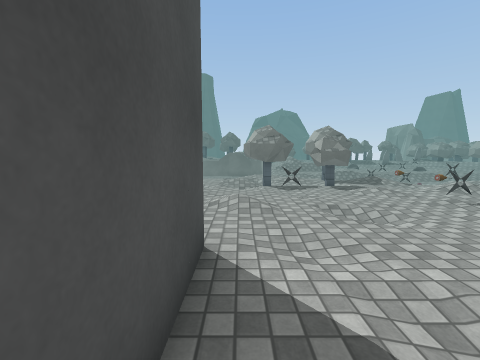
[1] (above)

24 first-person views from a walk through a 3-D level made in the Unity game engine. The camera is 1.2 m above the floor, tilts 6° down and sees 90° across. Doors are open. The floor is counted in squares, 1 m on a side. Each view is taken from the middle of a square. On the plan, view 1 faces up. The plan holds only what a view shows up to about 12 squares ahead; the rest is blank. The place goes on beyond the plan. The player character is not drawn. Some surface patterns are stand-ins.

[2]
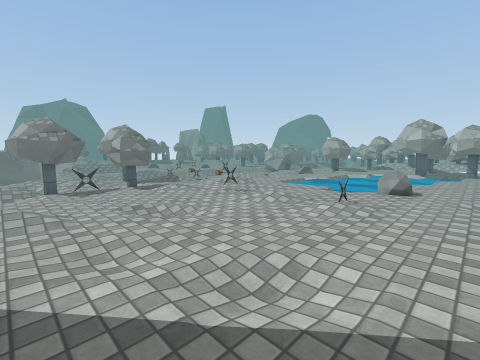

[3]
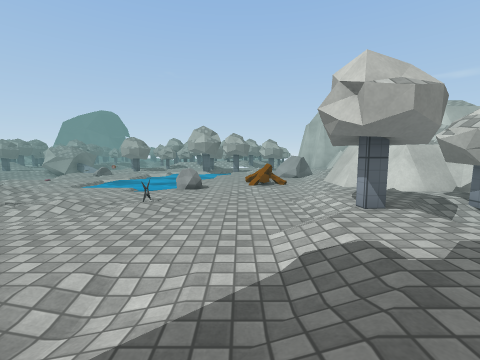

[4]
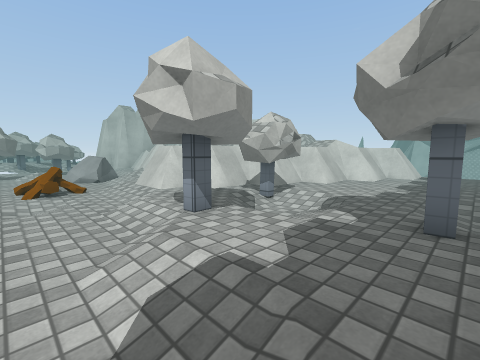

[5]
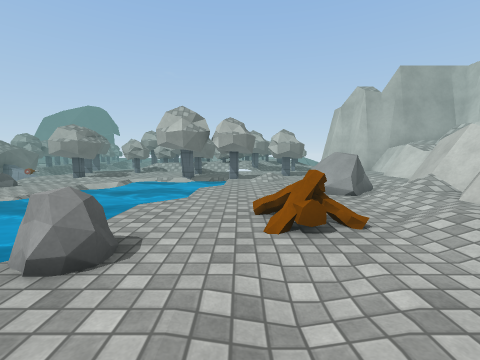

[6]
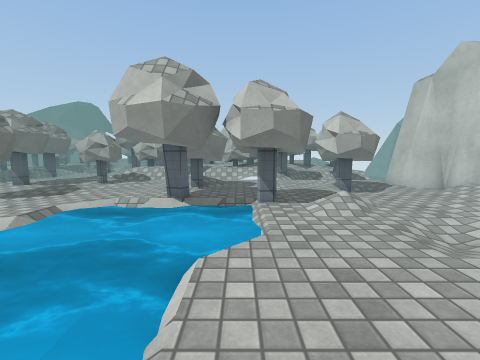

[7]
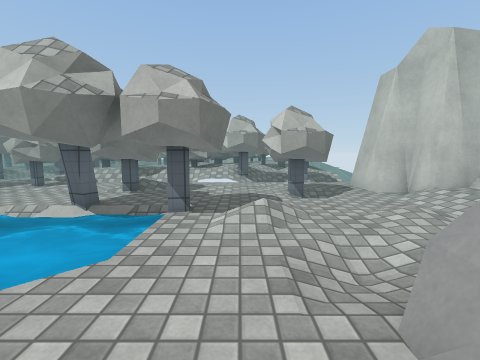

[8]
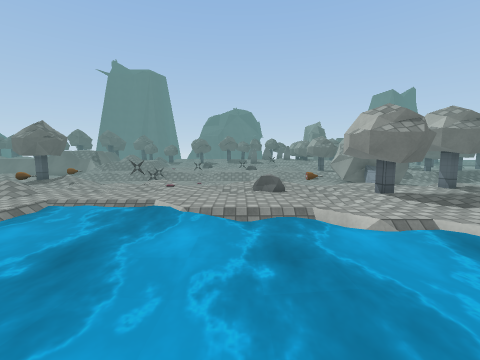

[9]
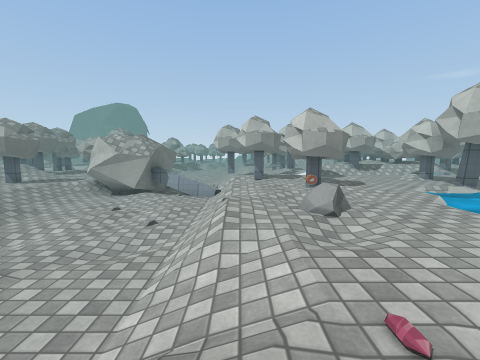

[10]
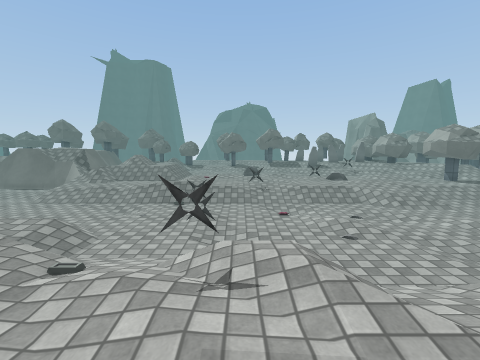

[11]
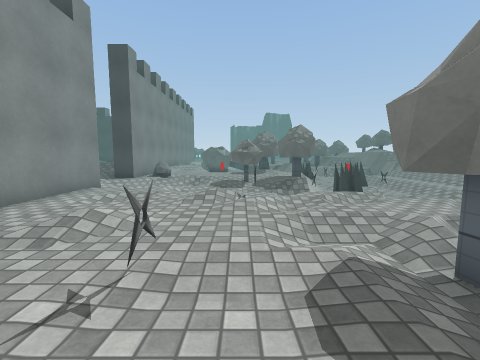

[12]
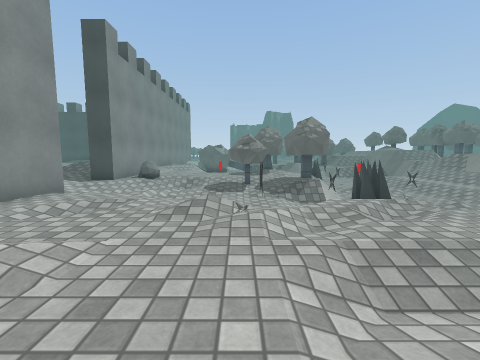

[13]
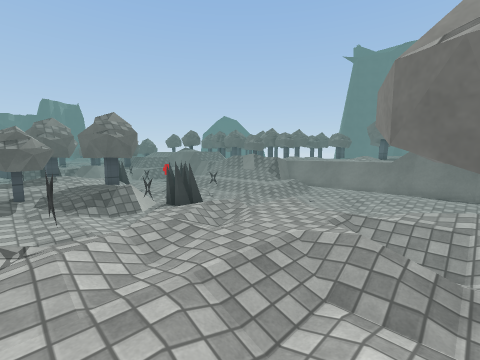

[14]
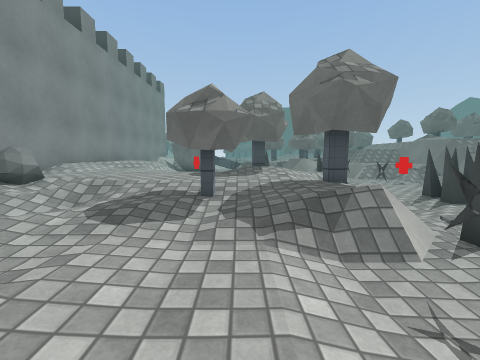

[15]
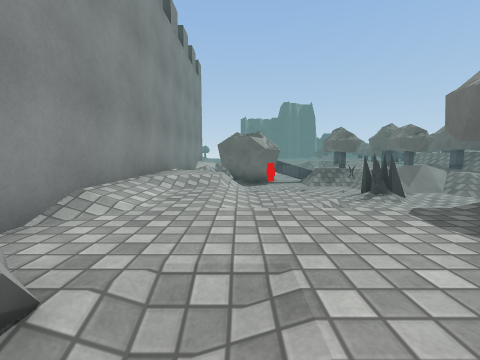

[16]
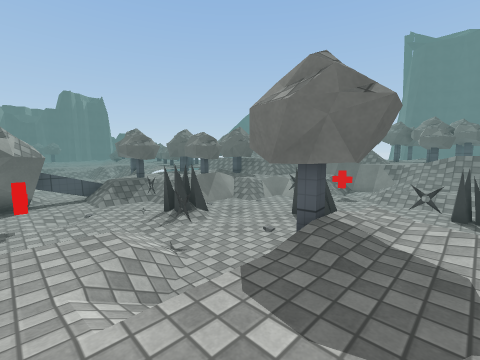

[17]
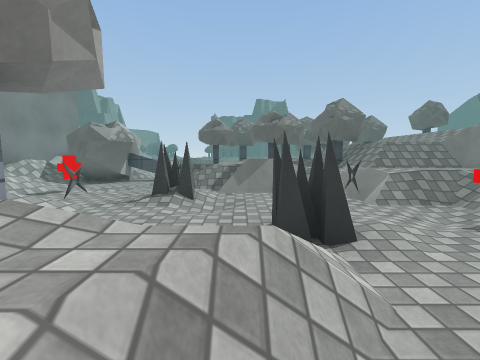

[18]
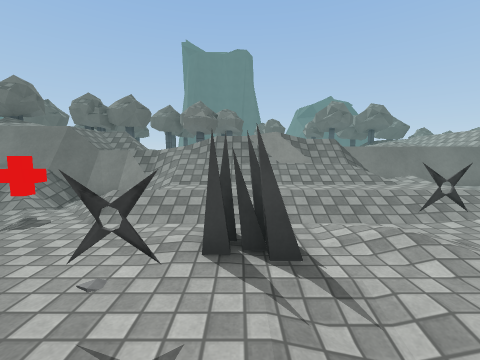

[19]
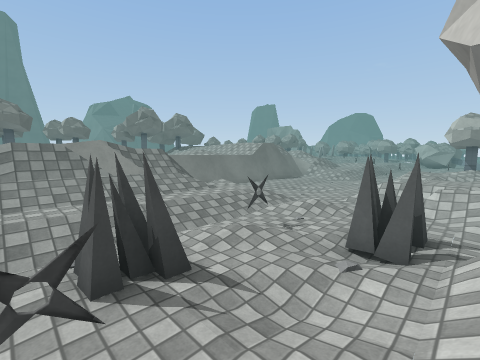

[20]
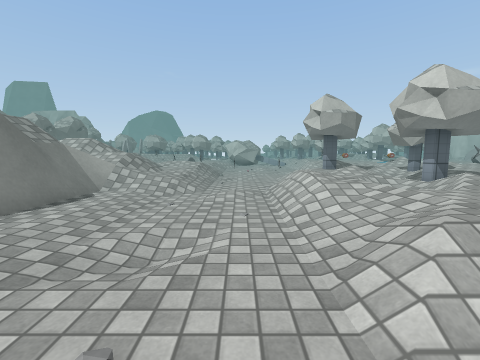

[21]
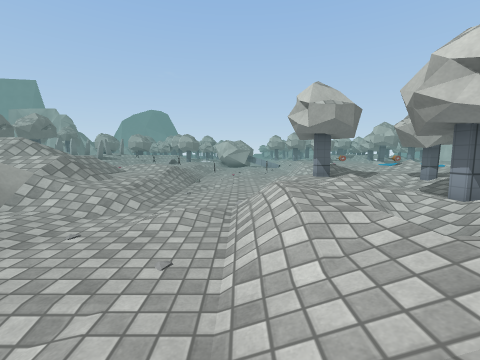

[22]
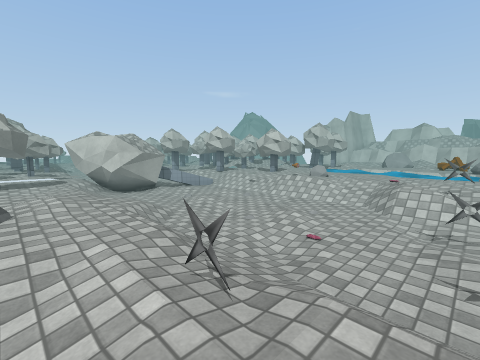

[23]
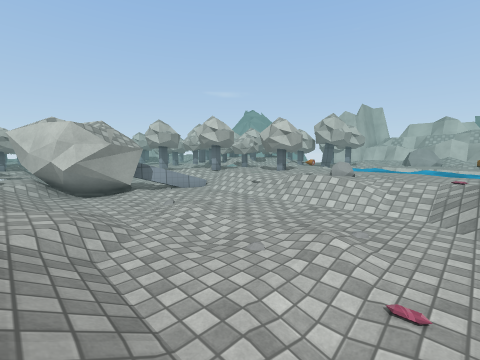

[24]
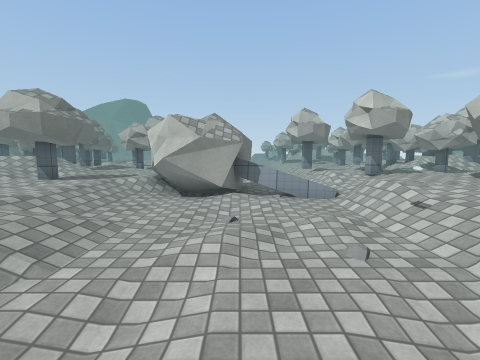

### Floor plan
Key: @ floor where view 1 was taken; # wall or solid block; x gap in a wall; . main floor; : floor 0.25 m higher than the main floor; - floor 0.25 m lower than the main floor; + floor 0.5 m higher than the main floor; _ floor 0.5 m lower than the main floor; < floor 0.75 m lower than the main floor; * floor 1 m higher than the main floor; / step, stairs or slope; D open door; = window, fence, low wall or low ledge; ~ water the walk can cross; ≈ water the walk keeps out of; ^ raised ledge; T tree; R rock; O other object.
Columns run from 22 left of view 1 to 25 right of it. Each row starts with its distance up from view 1.
 21 ///=====///////==========/O...//..-/.......TTT..
 20 /**#=====/////////______////..//............T..T
 19   *///// ////-////__/___////////////////////..T.
 18  T/////#//////////__/_______//_/__//__/////_TTT/
 17  TT////<____________/___/____<_==__/_______TTT
 16  T:///_____#_/#_/__///////________O___<__<_TTT
 15  T///_#/__#_</<____////::/  //__#________//_TTT
 14  TT=___#//__//##__//..//./TT//___<___<______:__
 13 ::==_<___////T#_<///./////TTT//////___<_____/_
 12 T//_//<__/./TT//#///..TTT.////O//=//////O///////
 11 ://x=/___#T/T./////...-TT/T..//...///.:/...//T.T
 10 //____#__TT..T--__/////..TTT.//./.O........:TTT
  9 __<___//_/..TTT--_ =/.....././O//.....RO.TT..T:
  8 T_<<__/.//.../---/ /....=.././/..........TT:/TT/
  7 T__=__/......///-/./../.....:::./~~≈......:.:TTO
  6 TT_////.....//_///./../../..=.:..≈≈≈≈~~≈...::.TO
  5 T//  :///...R//  ../...../.:/...~≈≈≈≈≈≈≈≈≈...:TT
  4  // /++///..R.///.........../:./~≈≈≈≈≈≈≈≈≈.... T
  3 ##############DDD#####....../=./≈~≈≈≈≈≈≈≈TTTTT
  2              ///     #../...:../R...~≈≈≈≈≈TTT  O
  1                      #../....../.......~~TT....T
  0                       @//....../........TTT.:..T
 -1                        +///......OO ....//...:TT
 -2                        +++TT//..././.R////.TT..T
 -3                        T++TT +////../RR/...TT .
 -4                        TT://++=##+///RR/:///T..
 -5                        TT:.TT=#^  #//////:./...
 -6                        :++/TT=^    ###+++///###

Positions as (right, up) in squares from view 1, and headings:
1: (0, 0), facing up
2: (0, 0), facing up-right
3: (0, 0), facing right
4: (1, 0), facing down-right
5: (7, 0), facing right
6: (13, 1), facing right
7: (14, -1), facing right
8: (15, 1), facing up
9: (11, 11), facing right
10: (11, 9), facing up
11: (4, 9), facing left
12: (2, 9), facing left
13: (1, 9), facing up-left
14: (-4, 10), facing left
15: (-9, 6), facing left
16: (-11, 7), facing up-left
17: (-11, 13), facing left
18: (-11, 13), facing up
19: (-12, 13), facing up-right
20: (-5, 17), facing right
21: (-3, 16), facing right
22: (10, 21), facing down-right
23: (12, 19), facing down-right
24: (14, 15), facing right
